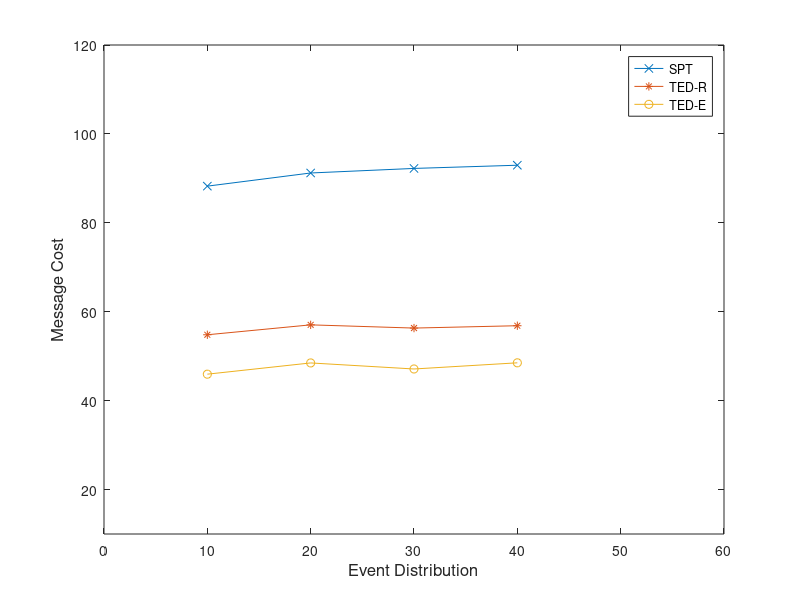

The MATLAB source for this figure:
x=[10 20 30 40]
y=[88.252 91.211 92.236 92.957]
y1=[54.818 57.048 56.324 56.853]
y2=[45.953 48.481 47.121 48.508]
plot(x, y, '-x', x, y1, '-*', x, y2, '-o')
axis([0 60 10 120])
xlabel('Event Distribution', 'fontsize',12)
ylabel('Message Cost','fontsize',12)
legend('SPT', 'TED-R', 'TED-E')
%set(h, 'Box', 'on')
